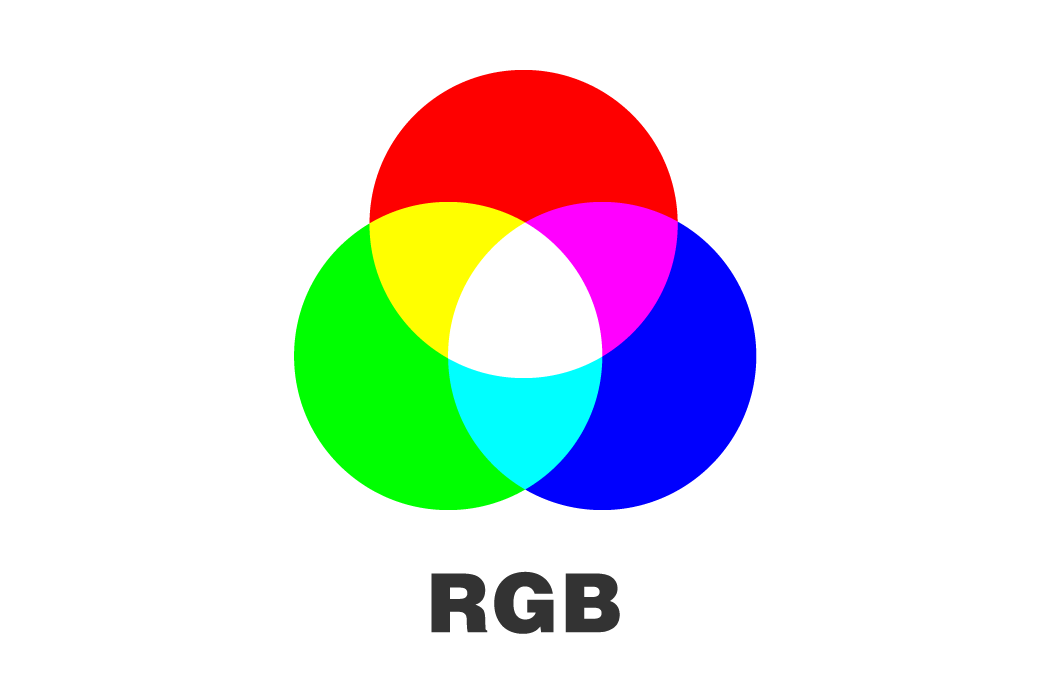
#> input picture agv_code/rgb.png, 1050 x 700 px, found by its file name
$ python 1_find_contours.py
#> lines starting #> are read from the running program, lines starting #| are printed output that depends on the picture; after the words box and inside, x2 and y2 are one past the last pixel; in counts of white or black regions, pixels touching at a corner belong together
import cv2
import numpy as np

image = cv2.imread('rgb.png')
#> image is the input picture: shape (700, 1050, 3); mean B, G, R 225.8, 225.8, 225.8

# 그레이스케일 변환
gray = cv2.cvtColor(image, cv2.COLOR_BGR2GRAY)
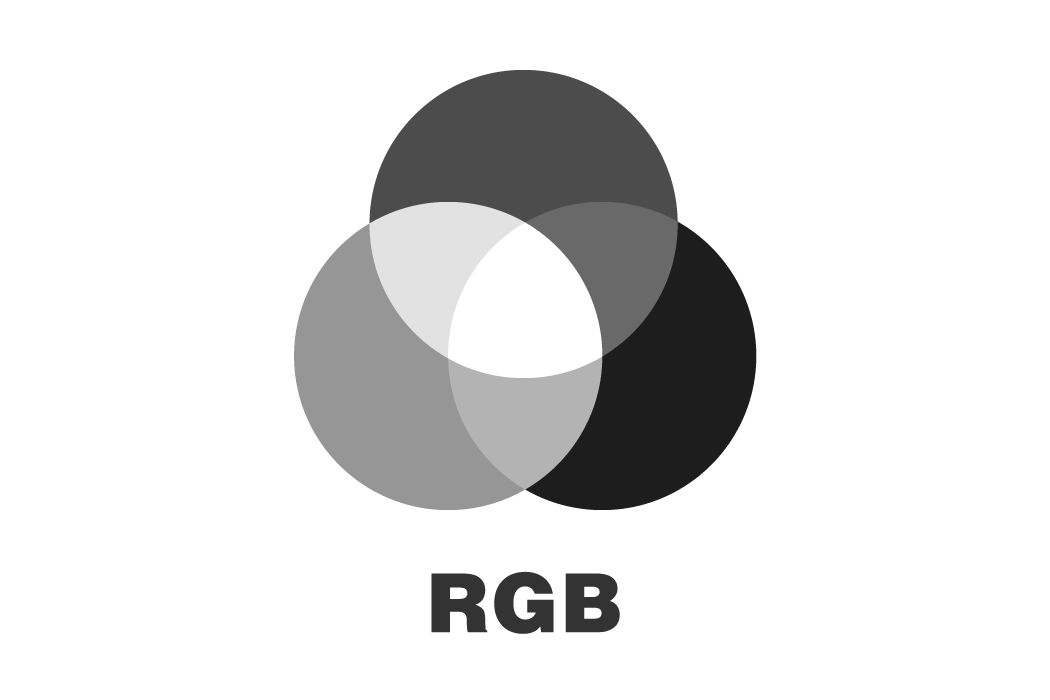
#> gray: shape (700, 1050); min 29, max 255, mean 225.8

# 가우시안 블러 적용
blurred = cv2.GaussianBlur(gray, (5, 5), 0)

# Canny 에지 검출
edges = cv2.Canny(blurred, 50, 150)
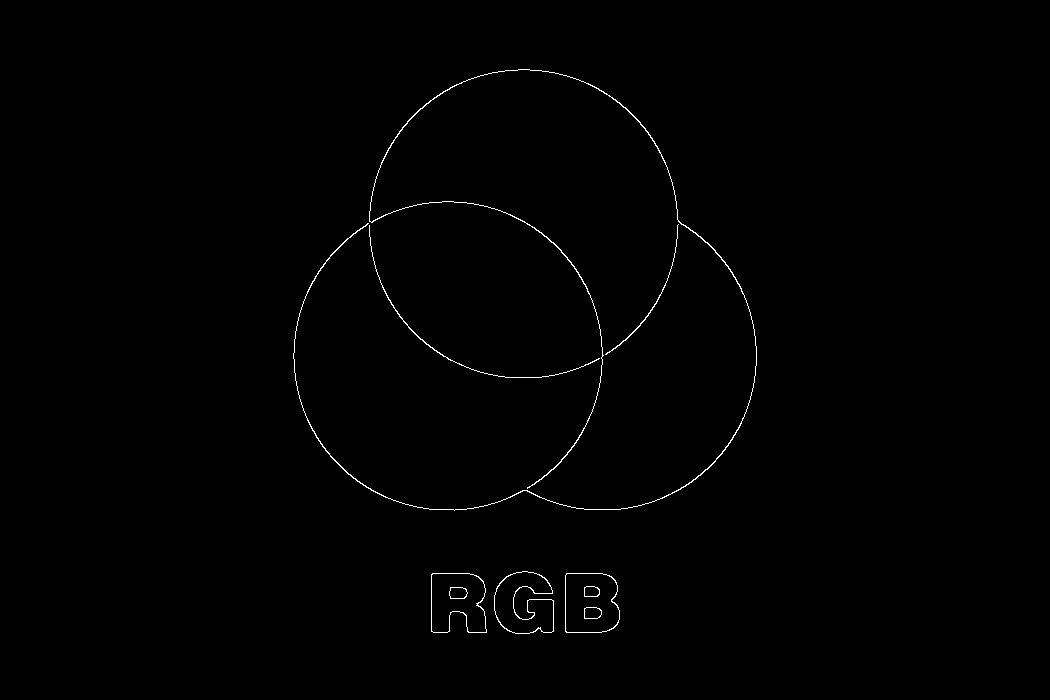
#> edges: shape (700, 1050); 0.52% white in thin lines or dots, all inside (x1, y1, x2, y2) = (293, 69, 757, 634)

# 윤곽선 찾기
contours, _ = cv2.findContours(edges, cv2.RETR_EXTERNAL, cv2.CHAIN_APPROX_SIMPLE)
#> contours = 6 contours; box (x1, y1, x2, y2) and area: (565, 573, 620, 633) 2954, (431, 573, 487, 633) 2709, (494, 571, 554, 634) 2513, (293, 69, 757, 511) 496, (369, 225, 600, 378) 64, (605, 224, 679, 355) 52

# 이미지에 윤곽선 그리기
cv2.drawContours(image, contours, -1, (0, 0, 0), 2)
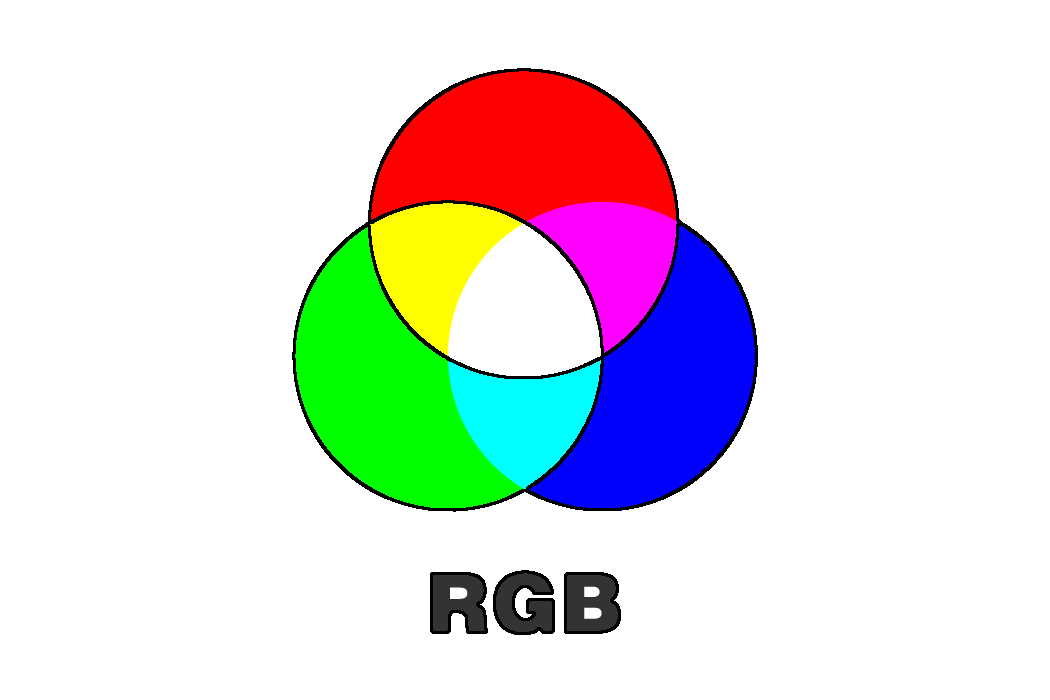
#> image: shape (700, 1050, 3); 1.57% of pixels changed, all inside (x1, y1, x2, y2) = (292, 68, 758, 635)

# 결과 보기
cv2.imshow('Contours', image)
cv2.waitKey(0)
cv2.destroyAllWindows()
